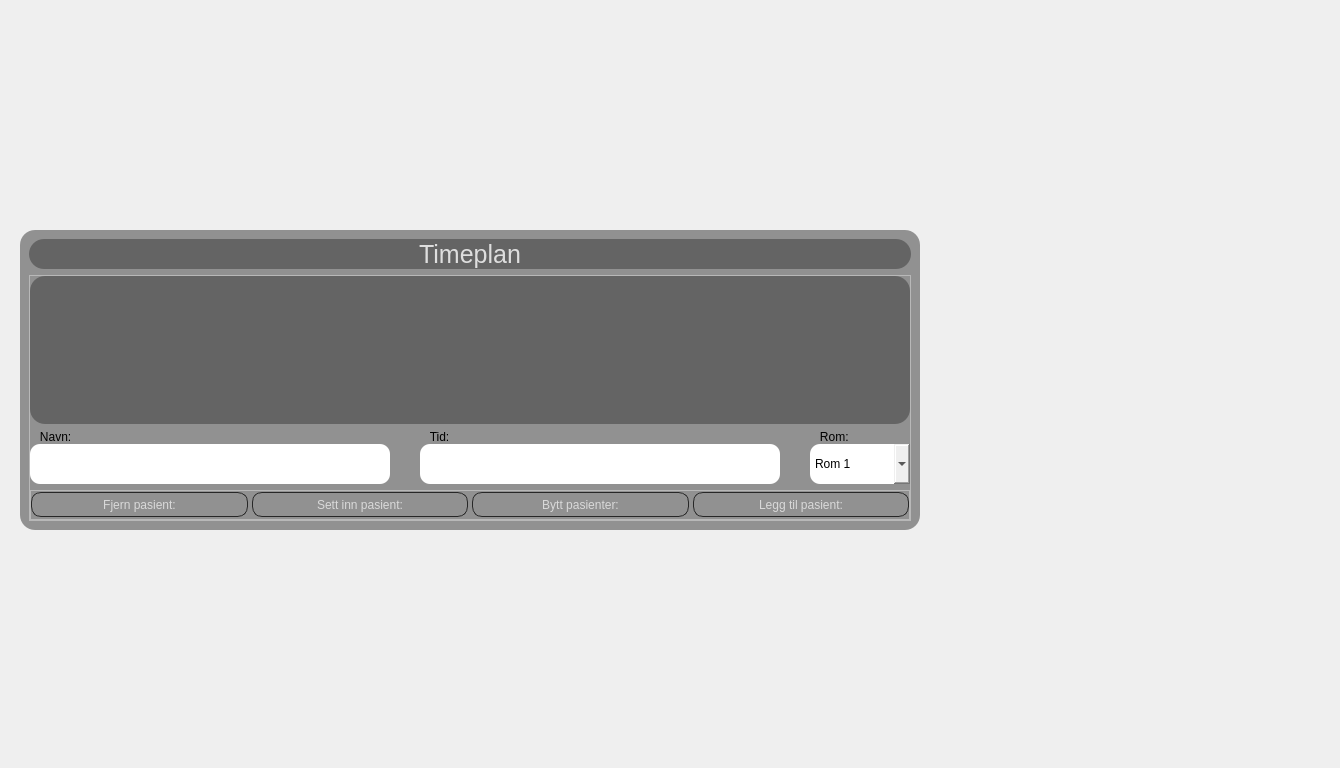
<?xml version="1.0" encoding="UTF-8"?>
<ui version="4.0">
 <class>MainWindow</class>
 <widget class="QMainWindow" name="MainWindow">
  <property name="geometry">
   <rect>
    <x>0</x>
    <y>0</y>
    <width>1340</width>
    <height>768</height>
   </rect>
  </property>
  <property name="windowTitle">
   <string>MainWindow</string>
  </property>
  <widget class="QWidget" name="centrawidget">
   <property name="styleSheet">
    <string notr="true">background:none;
</string>
   </property>
   <widget class="QFrame" name="overview">
    <property name="geometry">
     <rect>
      <x>20</x>
      <y>230</y>
      <width>900</width>
      <height>300</height>
     </rect>
    </property>
    <property name="minimumSize">
     <size>
      <width>900</width>
      <height>300</height>
     </size>
    </property>
    <property name="maximumSize">
     <size>
      <width>16777215</width>
      <height>8765</height>
     </size>
    </property>
    <property name="styleSheet">
     <string notr="true">QFrame#overview	{background-color: rgba(0, 0, 0, 100);		border-radius:15px;}</string>
    </property>
    <property name="frameShape">
     <enum>QFrame::NoFrame</enum>
    </property>
    <property name="frameShadow">
     <enum>QFrame::Raised</enum>
    </property>
    <layout class="QVBoxLayout" name="verticalLayout">
     <item>
      <widget class="QFrame" name="timeplan">
       <property name="maximumSize">
        <size>
         <width>16777215</width>
         <height>40</height>
        </size>
       </property>
       <property name="styleSheet">
        <string notr="true">background-color:rgb(0,0,0,80); border-radius:15px;</string>
       </property>
       <property name="frameShape">
        <enum>QFrame::StyledPanel</enum>
       </property>
       <property name="frameShadow">
        <enum>QFrame::Raised</enum>
       </property>
       <layout class="QVBoxLayout" name="timeplanLay">
        <property name="spacing">
         <number>0</number>
        </property>
        <property name="leftMargin">
         <number>0</number>
        </property>
        <property name="topMargin">
         <number>0</number>
        </property>
        <property name="rightMargin">
         <number>0</number>
        </property>
        <property name="bottomMargin">
         <number>0</number>
        </property>
        <item>
         <widget class="QLabel" name="timeplanlabel">
          <property name="minimumSize">
           <size>
            <width>0</width>
            <height>30</height>
           </size>
          </property>
          <property name="font">
           <font>
            <pointsize>-1</pointsize>
           </font>
          </property>
          <property name="styleSheet">
           <string notr="true">font-size:25px; background:none;
color: rgba(255, 255, 255, 200);</string>
          </property>
          <property name="text">
           <string>Timeplan</string>
          </property>
          <property name="alignment">
           <set>Qt::AlignCenter</set>
          </property>
         </widget>
        </item>
       </layout>
      </widget>
     </item>
     <item>
      <widget class="QFrame" name="contents">
       <property name="minimumSize">
        <size>
         <width>644</width>
         <height>0</height>
        </size>
       </property>
       <property name="styleSheet">
        <string notr="true">QFrame#frame_3						  		{background-color:rgb(0,0,0,80);}
QScrollBar::handle:vertical:hover 		{background-color: rgb(189, 223, 246, 180);}
QScrollBar::handle:vertical:pressed 	{background-color: rgba(189, 223, 246, 100);}
QScrollBar::sub-line:vertical:hover 	{background-color: rgb(255, 0, 127, 0);}
QScrollBar::sub-line:vertical:pressed 	{background-color: rgb(185, 0, 92, 0);}
QScrollBar::add-line:vertical:hover 	{background-color: rgb(255, 0, 127, 0);}
QScrollBar::add-line:vertical:pressed {background-color: rgb(185, 0, 92, 0);}
QScrollBar::sub-page:vertical 			{background-color: rgb(255, 85,0,0);}
QScrollBar::add-page:vertical 			{background-color:rgb(0,0,123,0);}
QScrollBar::sub-line:vertical 				{background-color: rgb(59, 59, 90, 0);	height: 0px;				border: none;}		
QScrollBar::add-line:vertical				{background-color: rgb(59, 59, 90, 0);	height: 0px;				border: none;}
QScrollBar::handle:vertical 		  	  		{background-color: rgba(0, 0, 0, 120);	min-height: 30px;	border-radius: 4px;}
QScrollBar:vertical 						  		{background: rgb(45, 45, 68, 0);			width: 8px;				border: none;				
    														 margin: 15px 0 15px 0;															border-radius: 0px;}

QScrollBar::up-arrow:vertical, QScrollBar::down-arrow:vertical 	{background: none;}
QScrollBar::add-page:vertical, QScrollBar::sub-page:vertical 		{background: none;}

</string>
       </property>
       <property name="frameShape">
        <enum>QFrame::StyledPanel</enum>
       </property>
       <property name="frameShadow">
        <enum>QFrame::Raised</enum>
       </property>
       <layout class="QVBoxLayout" name="contentsLay">
        <property name="leftMargin">
         <number>0</number>
        </property>
        <property name="topMargin">
         <number>0</number>
        </property>
        <property name="rightMargin">
         <number>0</number>
        </property>
        <property name="bottomMargin">
         <number>0</number>
        </property>
        <item>
         <widget class="QScrollArea" name="scrollarea">
          <property name="styleSheet">
           <string notr="true">QScrollArea{background-color:rgb(0,0,0,80); border-radius:15px;}
QScrollBar::add-page:vertical, QScrollBar::sub-page:verticall{background-color:rgb(0,0,0,0);}</string>
          </property>
          <property name="widgetResizable">
           <bool>true</bool>
          </property>
          <widget class="QWidget" name="scrollwidget">
           <property name="geometry">
            <rect>
             <x>0</x>
             <y>0</y>
             <width>880</width>
             <height>149</height>
            </rect>
           </property>
           <property name="styleSheet">
            <string notr="true">background-color:rgb(0,0,0,0);</string>
           </property>
           <layout class="QVBoxLayout" name="scrollwidgetLay">
            <property name="spacing">
             <number>6</number>
            </property>
            <property name="leftMargin">
             <number>10</number>
            </property>
            <property name="topMargin">
             <number>10</number>
            </property>
            <property name="rightMargin">
             <number>10</number>
            </property>
            <property name="bottomMargin">
             <number>10</number>
            </property>
            <item>
             <widget class="QFrame" name="scrollframe">
              <property name="minimumSize">
               <size>
                <width>0</width>
                <height>0</height>
               </size>
              </property>
              <property name="styleSheet">
               <string notr="true">QFrame#scrollingframe{background:none;}</string>
              </property>
              <property name="frameShape">
               <enum>QFrame::StyledPanel</enum>
              </property>
              <property name="frameShadow">
               <enum>QFrame::Raised</enum>
              </property>
              <layout class="QVBoxLayout" name="scrollframeLay">
               <property name="spacing">
                <number>0</number>
               </property>
               <property name="leftMargin">
                <number>0</number>
               </property>
               <property name="topMargin">
                <number>0</number>
               </property>
               <property name="rightMargin">
                <number>0</number>
               </property>
               <property name="bottomMargin">
                <number>0</number>
               </property>
              </layout>
             </widget>
            </item>
           </layout>
          </widget>
         </widget>
        </item>
        <item>
         <widget class="QFrame" name="inputs">
          <property name="minimumSize">
           <size>
            <width>0</width>
            <height>50</height>
           </size>
          </property>
          <property name="styleSheet">
           <string notr="true">background:none;	border-radius:10px; 
font: 8pt &quot;Roboto Cn&quot;;</string>
          </property>
          <property name="frameShape">
           <enum>QFrame::StyledPanel</enum>
          </property>
          <property name="frameShadow">
           <enum>QFrame::Raised</enum>
          </property>
          <layout class="QHBoxLayout" name="inputsLay">
           <property name="spacing">
            <number>30</number>
           </property>
           <property name="leftMargin">
            <number>0</number>
           </property>
           <property name="topMargin">
            <number>0</number>
           </property>
           <property name="rightMargin">
            <number>0</number>
           </property>
           <property name="bottomMargin">
            <number>0</number>
           </property>
           <item>
            <widget class="QFrame" name="navnframe">
             <property name="minimumSize">
              <size>
               <width>100</width>
               <height>0</height>
              </size>
             </property>
             <property name="styleSheet">
              <string notr="true"/>
             </property>
             <property name="frameShape">
              <enum>QFrame::StyledPanel</enum>
             </property>
             <property name="frameShadow">
              <enum>QFrame::Raised</enum>
             </property>
             <layout class="QVBoxLayout" name="navnframeLay">
              <property name="spacing">
               <number>0</number>
              </property>
              <property name="leftMargin">
               <number>0</number>
              </property>
              <property name="topMargin">
               <number>0</number>
              </property>
              <property name="rightMargin">
               <number>0</number>
              </property>
              <property name="bottomMargin">
               <number>0</number>
              </property>
              <item>
               <widget class="QLabel" name="navnlabel">
                <property name="styleSheet">
                 <string notr="true"/>
                </property>
                <property name="text">
                 <string>   Navn:</string>
                </property>
               </widget>
              </item>
              <item>
               <widget class="QLineEdit" name="navninput">
                <property name="minimumSize">
                 <size>
                  <width>0</width>
                  <height>40</height>
                 </size>
                </property>
                <property name="styleSheet">
                 <string notr="true"/>
                </property>
                <property name="text">
                 <string/>
                </property>
                <property name="alignment">
                 <set>Qt::AlignCenter</set>
                </property>
                <property name="placeholderText">
                 <string/>
                </property>
               </widget>
              </item>
             </layout>
            </widget>
           </item>
           <item>
            <widget class="QFrame" name="tidframe">
             <property name="minimumSize">
              <size>
               <width>100</width>
               <height>0</height>
              </size>
             </property>
             <property name="styleSheet">
              <string notr="true"/>
             </property>
             <property name="frameShape">
              <enum>QFrame::StyledPanel</enum>
             </property>
             <property name="frameShadow">
              <enum>QFrame::Raised</enum>
             </property>
             <layout class="QVBoxLayout" name="tidframeLay">
              <property name="spacing">
               <number>0</number>
              </property>
              <property name="leftMargin">
               <number>0</number>
              </property>
              <property name="topMargin">
               <number>0</number>
              </property>
              <property name="rightMargin">
               <number>0</number>
              </property>
              <property name="bottomMargin">
               <number>0</number>
              </property>
              <item>
               <widget class="QLabel" name="tidlabel">
                <property name="styleSheet">
                 <string notr="true"/>
                </property>
                <property name="text">
                 <string>   Tid:</string>
                </property>
               </widget>
              </item>
              <item>
               <widget class="QLineEdit" name="tidinput">
                <property name="minimumSize">
                 <size>
                  <width>0</width>
                  <height>40</height>
                 </size>
                </property>
                <property name="styleSheet">
                 <string notr="true"/>
                </property>
                <property name="text">
                 <string/>
                </property>
                <property name="alignment">
                 <set>Qt::AlignCenter</set>
                </property>
                <property name="placeholderText">
                 <string/>
                </property>
               </widget>
              </item>
             </layout>
            </widget>
           </item>
           <item>
            <widget class="QFrame" name="romframe">
             <property name="minimumSize">
              <size>
               <width>100</width>
               <height>0</height>
              </size>
             </property>
             <property name="styleSheet">
              <string notr="true"/>
             </property>
             <property name="frameShape">
              <enum>QFrame::StyledPanel</enum>
             </property>
             <property name="frameShadow">
              <enum>QFrame::Raised</enum>
             </property>
             <layout class="QVBoxLayout" name="romframeLay">
              <property name="spacing">
               <number>0</number>
              </property>
              <property name="leftMargin">
               <number>0</number>
              </property>
              <property name="topMargin">
               <number>0</number>
              </property>
              <property name="rightMargin">
               <number>0</number>
              </property>
              <property name="bottomMargin">
               <number>0</number>
              </property>
              <item>
               <widget class="QLabel" name="romlabel">
                <property name="styleSheet">
                 <string notr="true"/>
                </property>
                <property name="text">
                 <string>   Rom:</string>
                </property>
               </widget>
              </item>
              <item>
               <widget class="QComboBox" name="rominput">
                <property name="minimumSize">
                 <size>
                  <width>0</width>
                  <height>40</height>
                 </size>
                </property>
                <property name="styleSheet">
                 <string notr="true"/>
                </property>
                <item>
                 <property name="text">
                  <string>Rom 1</string>
                 </property>
                </item>
                <item>
                 <property name="text">
                  <string>Rom 2</string>
                 </property>
                </item>
                <item>
                 <property name="text">
                  <string>Rom 3</string>
                 </property>
                </item>
                <item>
                 <property name="text">
                  <string>Rom 4</string>
                 </property>
                </item>
                <item>
                 <property name="text">
                  <string>PET-Scan</string>
                 </property>
                </item>
               </widget>
              </item>
             </layout>
            </widget>
           </item>
          </layout>
         </widget>
        </item>
        <item>
         <widget class="QFrame" name="knapper">
          <property name="minimumSize">
           <size>
            <width>0</width>
            <height>30</height>
           </size>
          </property>
          <property name="maximumSize">
           <size>
            <width>16777215</width>
            <height>30</height>
           </size>
          </property>
          <property name="styleSheet">
           <string notr="true">QPushButton				{border:1px solid;		border-color: rgb(39, 39, 39);		border-radius:0px;
									 border-radius:10px;	background-color: rbg(0,0,0,80);	color: rgb(217, 217, 217);}
QPushButton:hover		{background-color: rgba(0, 0, 0, 120);}
QPushButton:pressed {background-color: rgba(0, 0, 0, 200);}</string>
          </property>
          <property name="frameShape">
           <enum>QFrame::StyledPanel</enum>
          </property>
          <property name="frameShadow">
           <enum>QFrame::Raised</enum>
          </property>
          <layout class="QHBoxLayout" name="knapperLay">
           <property name="spacing">
            <number>4</number>
           </property>
           <property name="leftMargin">
            <number>0</number>
           </property>
           <property name="topMargin">
            <number>0</number>
           </property>
           <property name="rightMargin">
            <number>0</number>
           </property>
           <property name="bottomMargin">
            <number>0</number>
           </property>
           <item>
            <widget class="QPushButton" name="fjern">
             <property name="minimumSize">
              <size>
               <width>70</width>
               <height>25</height>
              </size>
             </property>
             <property name="toolTip">
              <string>Fjern markert(e) pasienter fra timeplanen.</string>
             </property>
             <property name="styleSheet">
              <string notr="true"/>
             </property>
             <property name="text">
              <string>Fjern pasient:</string>
             </property>
            </widget>
           </item>
           <item>
            <widget class="QPushButton" name="settinn">
             <property name="minimumSize">
              <size>
               <width>70</width>
               <height>25</height>
              </size>
             </property>
             <property name="toolTip">
              <string>Sett pasient inn midt i planen. Fører pasienten frem i køen og forskyver behandlingstidspunktene til pasientene bak i køen.</string>
             </property>
             <property name="styleSheet">
              <string notr="true"/>
             </property>
             <property name="text">
              <string>Sett inn pasient:</string>
             </property>
            </widget>
           </item>
           <item>
            <widget class="QPushButton" name="bytt">
             <property name="minimumSize">
              <size>
               <width>70</width>
               <height>25</height>
              </size>
             </property>
             <property name="toolTip">
              <string>Bytt timeplanene til to pasienter. Merk: kun to pasienter kan byttes om gangen.</string>
             </property>
             <property name="styleSheet">
              <string notr="true"/>
             </property>
             <property name="text">
              <string>Bytt pasienter:</string>
             </property>
            </widget>
           </item>
           <item>
            <widget class="QPushButton" name="leggtil">
             <property name="minimumSize">
              <size>
               <width>70</width>
               <height>25</height>
              </size>
             </property>
             <property name="toolTip">
              <string>Legger til en pasient bakerst i timeplanen.</string>
             </property>
             <property name="styleSheet">
              <string notr="true"/>
             </property>
             <property name="text">
              <string>Legg til pasient:</string>
             </property>
            </widget>
           </item>
          </layout>
         </widget>
        </item>
       </layout>
      </widget>
     </item>
    </layout>
   </widget>
  </widget>
 </widget>
 <resources>
  <include location="../../../Tidsskyen_mappe/Elsys_prosjekt/Images/Bakgrunnsbilde.qrc"/>
 </resources>
 <connections/>
</ui>
